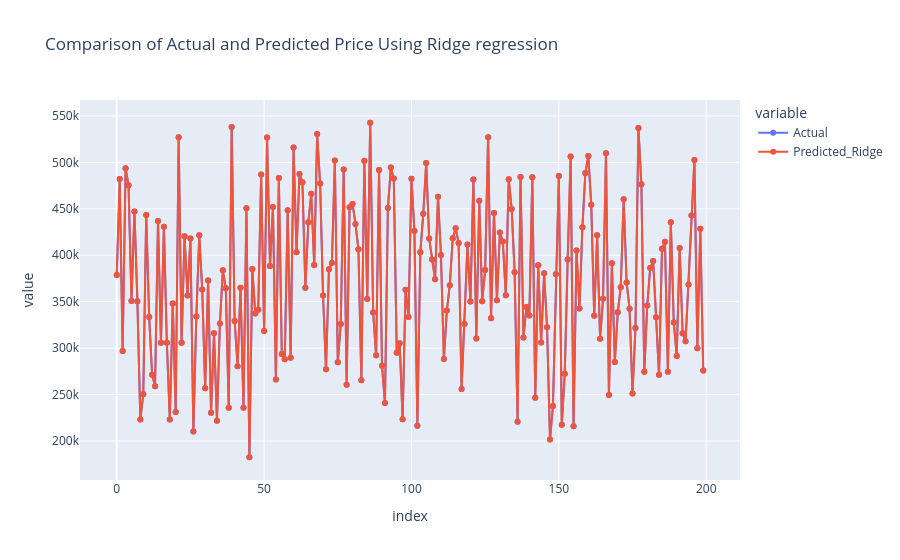

Notebook code cell kept with this figure:
### Code cell
# Create the plot
fig = px.line(
    df_pred_ridge,
    markers=True,
    title="Comparison of Actual and Predicted Price Using Ridge regression",
)

# Show the plot
fig.show()

### Figure 1 — Plotly figure (JSON) as saved in the notebook; plotly's stock layout.template omitted (floating-point values rounded to 4 significant figures; data arrays with more than 128 entries replaced by an {"elided": "..."} marker saying what was removed)
{"data": [{"hovertemplate": "variable=Actual<br>index=%{x}<br>value=%{y}<extra></extra>", "legendgroup": "Actual", "line": {"color": "#636efa", "dash": "solid"}, "marker": {"symbol": "circle"}, "mode": "lines+markers", "name": "Actual", "orientation": "v", "showlegend": true, "type": "scatter", "x": {"elided": "200 int values"}, "xaxis": "x", "y": {"elided": "200 float values"}, "yaxis": "y"}, {"hovertemplate": "variable=Predicted_Ridge<br>index=%{x}<br>value=%{y}<extra></extra>", "legendgroup": "Predicted_Ridge", "line": {"color": "#EF553B", "dash": "solid"}, "marker": {"symbol": "circle"}, "mode": "lines+markers", "name": "Predicted_Ridge", "orientation": "v", "showlegend": true, "type": "scatter", "x": {"elided": "200 int values"}, "xaxis": "x", "y": {"elided": "200 float values"}, "yaxis": "y"}], "layout": {"legend": {"title": {"text": "variable"}, "tracegroupgap": 0}, "title": {"text": "Comparison of Actual and Predicted Price Using Ridge regression"}, "xaxis": {"anchor": "y", "domain": [0.0, 1.0], "title": {"text": "index"}}, "yaxis": {"anchor": "x", "domain": [0.0, 1.0], "title": {"text": "value"}}}}
